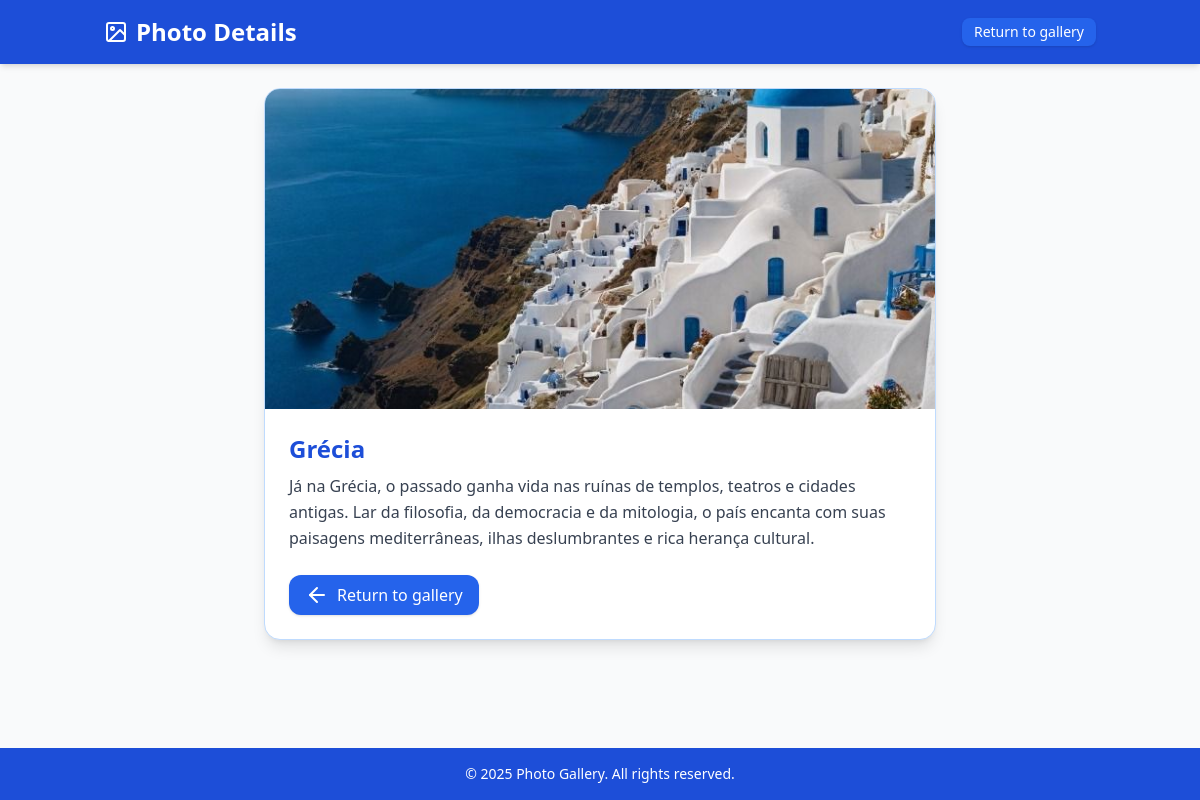
Screenshot of /galeria/4/ with the database file from the repository.
### galeria/models.py (models this page shows, shortened)
class Photo(models.Model):
    title = models.CharField(max_length=200)
    description = models.TextField()
    image = models.ImageField(upload_to='photos/', blank=True, null=True)
    class Meta():
        verbose_name_plural = "Fotos"

### galeria/views.py (the view)
# urls.py: path('<int:pk>/', views.photo_detail, name='photo_detail'),
def photo_detail(request, pk):
    photo = get_object_or_404(Photo, pk=pk)
    return render(request, 'galeria/photo_detail.html', {'photo': photo})

### galeria/templates/galeria/photo_detail.html (shortened to what this page needs)
<!DOCTYPE html>
<html lang="pt-BR">
<head>
  <script src="https://cdn.tailwindcss.com"></script>
</head>
<body class="bg-gray-50 flex flex-col min-h-screen">
  <header class="bg-blue-700 text-white shadow-md">
    <div class="container mx-auto flex items-center justify-between p-4">
      <h1 class="text-2xl font-bold flex items-center gap-2">
        <i data-feather="image"></i> Photo Details
      </h1>
      <a href="{% url 'home' %}" class="text-sm bg-blue-600 hover:bg-blue-500 px-3 py-1 rounded-lg shadow">
        Return to gallery
      </a>
    </div>
  </header>
  <main class="container mx-auto flex-1 p-6">
    <div class="bg-white shadow-lg rounded-2xl overflow-hidden border border-blue-200 max-w-2xl mx-auto">
      {% if photo.image %}
        <img src="{{ photo.image.url }}" alt="{{ photo.title }}" class="w-full h-80 object-cover">
      {% else %}
        <img src="https://via.placeholder.com/600x400" alt="Sem imagem" class="w-full h-80 object-cover">
      {% endif %}
      <div class="p-6">
        <h2 class="text-2xl font-bold text-blue-700 mb-2">{{ photo.title }}</h2>
        <p class="text-gray-700 leading-relaxed">{{ photo.description }}</p>
        <a href="{% url 'home' %}" class="mt-6 inline-flex items-center px-4 py-2 bg-blue-600 text-white rounded-xl shadow hover:bg-blue-700 transition">
          <i data-feather="arrow-left" class="mr-2"></i> Return to gallery
        </a>
      </div>
    </div>
  </main>
  <footer class="bg-blue-700 text-white p-4 mt-6">
    <div class="container mx-auto text-center text-sm">
      <p>&copy; 2025 Photo Gallery. All rights reserved.</p>
    </div>
  </footer>
</body>
</html>

### rows the page displays
Photo: image (picture), title "Grécia", description "Já na Grécia, o passado ganha vida nas ruínas de templos, teatros e cidades antigas. Lar da filosofia, da democracia e da mitologia, o país encanta com suas paisagens mediterrâneas, ilhas deslumbrantes e rica herança cultural."
